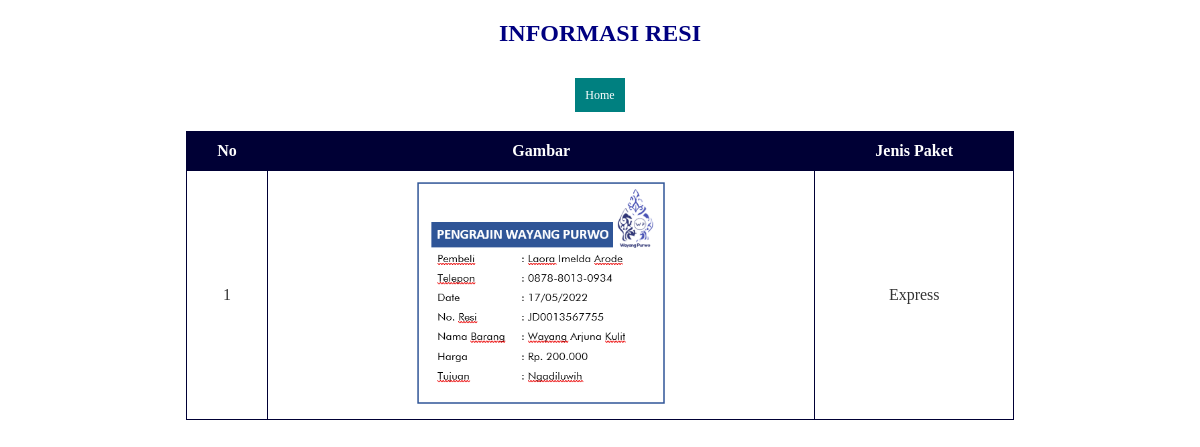
The app's page /kelompok/cart.php with its own data.
### tables this page shows
CREATE TABLE `pengiriman` (
  `id_kirim` int(11) NOT NULL AUTO_INCREMENT,
  `gambar` varchar(255) NOT NULL,
  `jns_paket` varchar(50) NOT NULL,
  PRIMARY KEY (`id_kirim`)
);

### kelompok/cart.php (the view, shortened to what this page needs)
<?php
  include('koneksi.php');
?>
<!DOCTYPE html>
<html>
  <head>
  </head>
  <body>
    <center><h2>Informasi Resi</h2><center>
    <br/>
    <center><a href="index.php">Home</a><center>
    <br>
    <table>
      <thead>
        <tr>
          <th>No</th>
          <th>Gambar</th>
          <th>Jenis Paket</th>
        </tr>
    </thead>
    <tbody>
      <?php
      $query = "SELECT * FROM pengiriman ORDER BY id_kirim ASC";
      $result = mysqli_query($koneksi, $query);
      $no = 1;
      while($row = mysqli_fetch_assoc($result))
      {
      ?>
       <tr>
          <td><?php echo $no; ?></td>
          <td style="text-align: center;"><img src="images/<?php echo $row['gambar']; ?>" style="width: 250px;"></td>
          <td><?php echo $row['jns_paket']; ?></td>
      </tr>
      <?php
        $no++;
      }
      ?>
    </tbody>
    </table>
  </body>
</html>

### kelompok/cart.php (style rules this page uses)
* { font-family: "Trebuchet MS"; }
h2 { text-transform: uppercase; color: navy; }
table { border: solid 1px #000035; border-collapse: collapse; border-spacing: 0; width: 70%; margin: 10px auto 10px auto; }
table thead th { background-color: #000035; border: solid 1px #000035; color: #FFFFFF; padding: 10px; text-align: center; text-decoration: none; }
table tbody td { border: solid 1px #000035; color: #333; text-align: center; padding: 10px; }
a { background-color: teal; color: #fff; padding: 10px; text-decoration: none; font-size: 12px; }

### records on screen
pengiriman: gambar (picture), jns_paket "Express"
